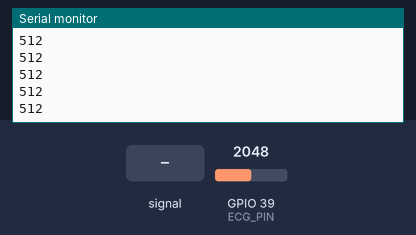
Bench run of a sketch on a simulated ESP32. On the bench: the last lines printed to the serial monitor. The inputs (shaded band) are chosen by the test bench; at power-on: GPIO 39 (ECG_PIN) = 2048.

Above: at 1.2 s.
1.3 s: GPIO 39 (ECG_PIN) fed a 200 Hz sine of ±327 counts around its level
At 2.1 s:
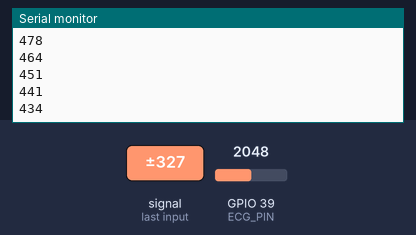
2.8 s: GPIO 39 (ECG_PIN) set to 2866
At 3.5 s:
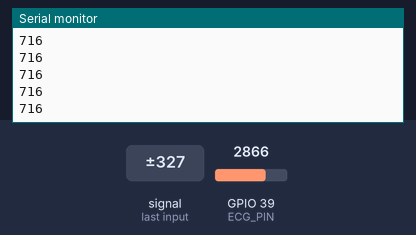
4.3 s: GPIO 39 (ECG_PIN) fed a 1000 Hz sine of ±1023 counts around its level
5.8 s: GPIO 39 (ECG_PIN) set to 4095
At 6.4 s:
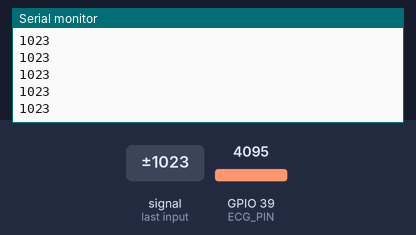
Timing chart, 0 to 8.3 s (numbered marks = the images above; inputs shaded):
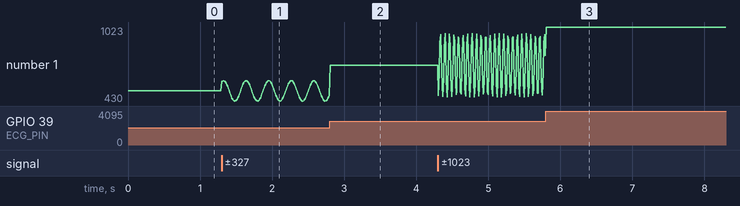

The sketch:

AD8232_test.ino
```cpp
#define ECG_PIN 39  // ADC input pin

void setup() {
  Serial.begin(9600);
}

void loop() {
  int rawECG = analogRead(ECG_PIN);
  int zoomedOutECG = rawECG / 4;  // Reduce amplitude for zooming out

  Serial.println(zoomedOutECG);  // Send scaled data to Serial Plotter
  delay(10);
}
```

Measured:
- after the input at 1.3 s, the serial monitor: prints a new line at once (image 1)
- plotted number 1: 512 → 478 after the input at 1.3 s
